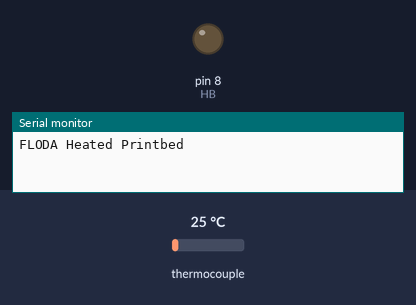
The sketch below on a simulated Arduino Uno, built with avr-gcc and run on an emulated ATmega328P. Shown: output pins drawn as LEDs (lit = HIGH), the last lines printed to the serial monitor. The test bench sets the inputs (shaded band); at power-on: thermocouple 25 °C.

Above: at 0.1 s.
At 0.6 s:
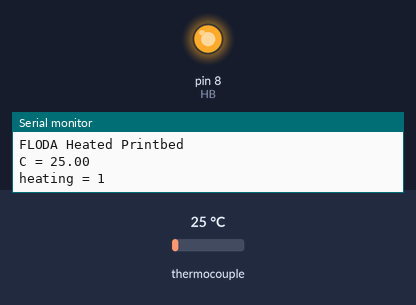
Timing chart, 0 to 2.1 s (numbered marks = the images above):
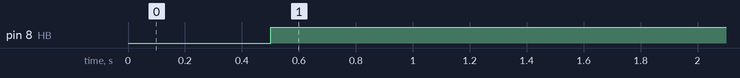

Measured:
- by itself, pin 8 (HB): LOW → HIGH at 0.50 s

The sketch:

Heatbed.ino
```cpp
#include <SPI.h>
#include "Adafruit_MAX31855.h"

// Defining Temperature Sensor
#define DO   13
#define CS   12
#define CLK  11
Adafruit_MAX31855 thermocouple(CLK, CS, DO);

// Defining Heatbed
#define HB 8
#define TEMP_HIGH 72
#define TEMP_LOW 67

bool heating = 0;

void setup() {
  Serial.begin(9600);
  pinMode(HB, OUTPUT);

  Serial.println("FLODA Heated Printbed");

  // wait for MAX chip to stabilize
  delay(500);
}

void loop() {


  double temp = thermocouple.readCelsius();
  if (isnan(temp)) {
    Serial.println("Something wrong with thermocouple!");
  } else {

    // TURN OFF, WHEN HOT
    if ((heating == 1) && temp > TEMP_HIGH) {
      digitalWrite(HB, LOW);
      digitalWrite(HB, LOW);
      heating = 0;
    }
    else if ((heating == 0) && temp < TEMP_LOW) {
      digitalWrite(HB, HIGH);
      digitalWrite(13, HIGH);
      heating = 1;
    }

    Serial.print("C = ");
    Serial.println(temp);
    Serial.print("heating = ");
    Serial.println(heating);
    Serial.println("");

  }

  delay(1000);
}
```
